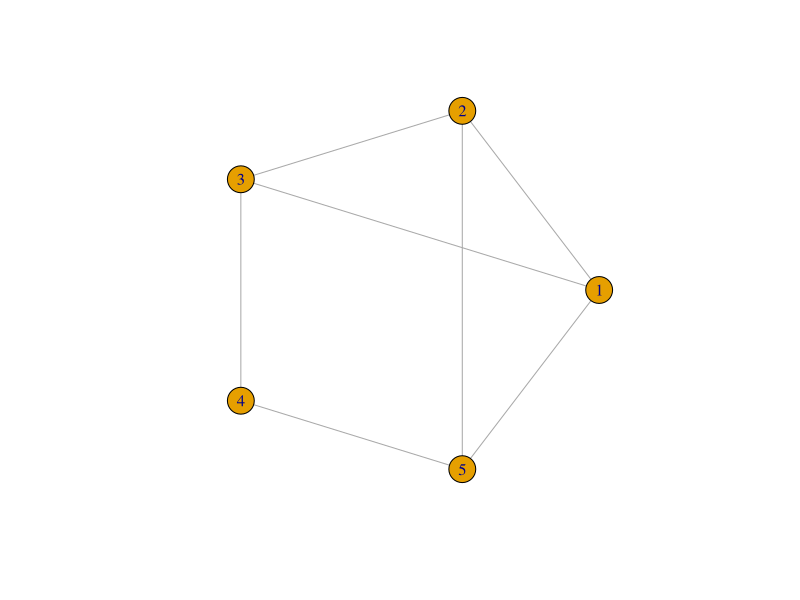
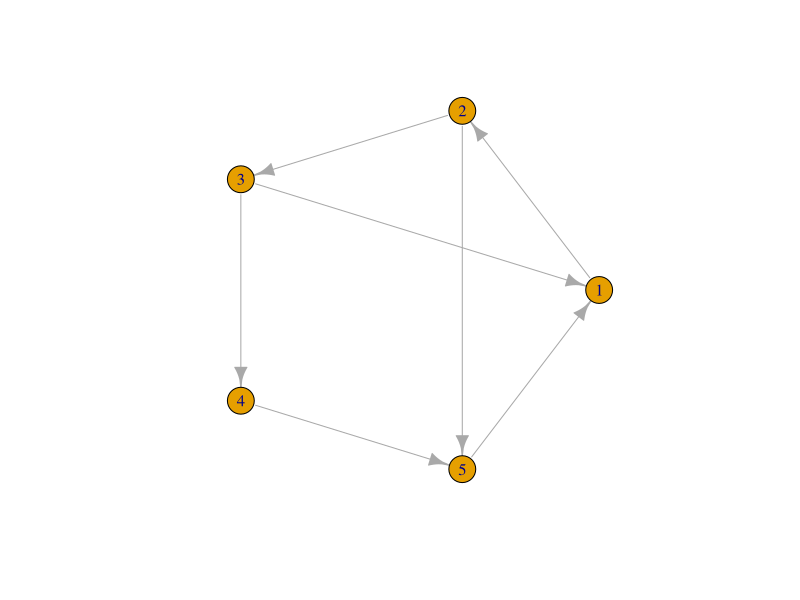
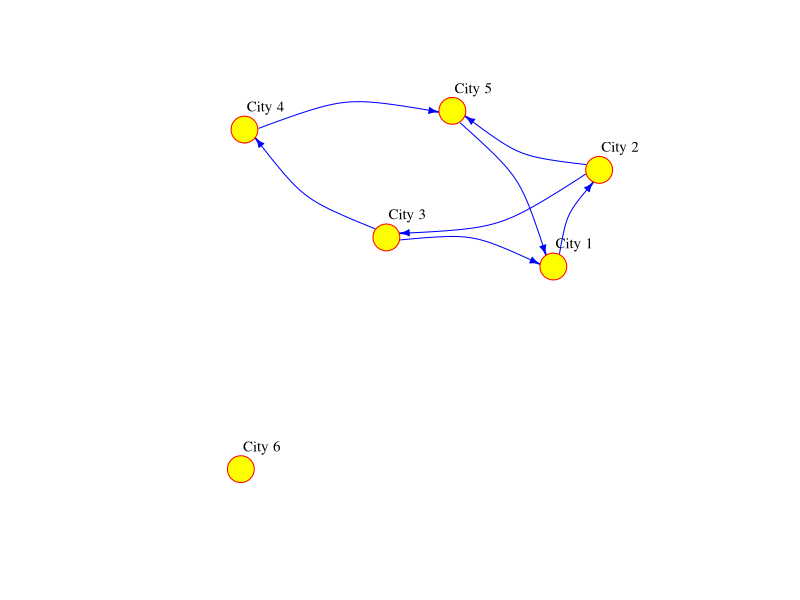
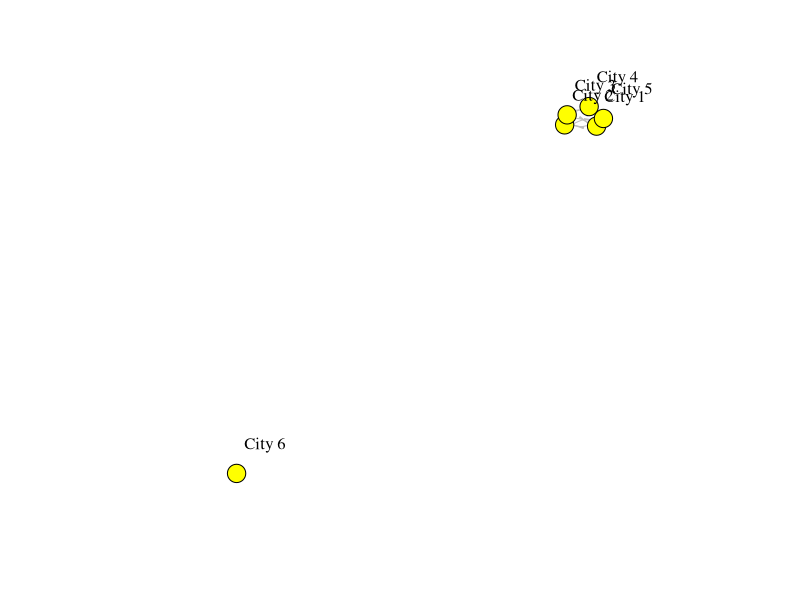

Source code (R) for these figures, in order:
## ---- chunk 1
#| include = FALSE
rm(list=ls()) # clear working space
## ---- chunk 2
#| warning: false
#| message: false
#| 
# working with spatial data
library(sf)
# data manipulation and visualisation
library(tidyverse)
# network manipulation and analysis
library(igraph)
## ---- chunk 3
# create a graph object
network <- graph( 
  n = 5, # add number of nodes
  edges = c(1,2, 
            2,3, 
            2,5, 
            3,1, 
            3,4, 
            4,5, 
            5,1), # add edges
  directed = FALSE )

# plot
plot(network, 
     layout = layout.circle(network), # set layout
     vertex.label = 1:5)
## ---- chunk 4
# create a graph object
network <- graph( 
  n = 5, # add number of nodes
  edges = c(1,2, 
            2,3, 
            2,5, 
            3,1, 
            3,4, 
            4,5, 
            5,1), # add edges
  directed = TRUE )

# plot
plot(network, 
     layout = layout.circle(network), # set layout
     vertex.label = 1:5)
## ---- chunk 5
# create a graph object
network_isolated <- graph( 
  c("City 1","City 2", 
    "City 2","City 3", 
    "City 2","City 5", 
    "City 3","City 1", 
    "City 3","City 4", 
    "City 4","City 5", 
    "City 5","City 1"),
  isolates=c("City 6") # isolated node
  )

# plot
plot(network_isolated, 
     vertex.frame.color="red",  
     vertex.label.color="black",
     vertex.label.cex=0.9, 
     vertex.label.dist=2.3, 
     edge.curved=0.3, 
     edge.arrow.size=.5, 
     edge.color = "blue", 
     vertex.color="yellow", 
     vertex.size=15) 
## ---- chunk 6
V(network_isolated)
## ---- chunk 7
V(network_isolated)$name
## ---- chunk 8
V(network_isolated)$population <- c(92000, 549000, 1786000, 74000, 8000, 21000)
## ---- chunk 9
E(network_isolated)
## ---- chunk 10
E(network_isolated)$weight <- c(2000, 5000, 1000, 1000, 4000, 3500, 7000)
## ---- chunk 11
network_isolated[]
## ---- chunk 12
vertex_attr(network_isolated)
## ---- chunk 13
network_isolated$title <- "Network of human mobility between cities"
## ---- chunk 14
plot(network_isolated, 
     # adjust nodes
     vertex.frame.color = "black",    # line colour
     vertex.label.color = "black",    # label colour 
     vertex.label.cex = 1,            # label font size
     vertex.label.dist = 3,           # label distance
     vertex.color = "yellow",         # colour 
     vertex.size=10,                  # size
     # adjust edges
     edge.curved=0.3,     # curvature
     edge.arrow.size=.5,  # size
     edge.arrow.width=.2,
     edge.width=E(network_isolated)$width,
     edge.color = "gray") # colour
